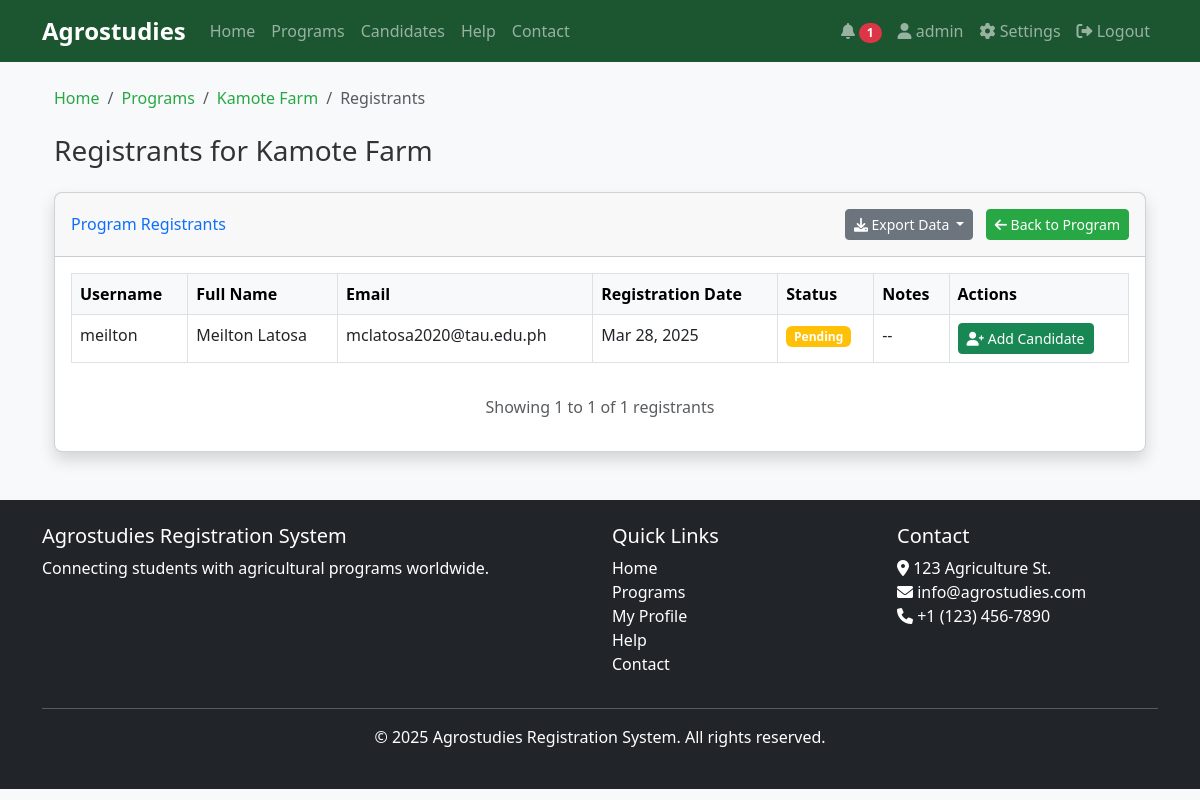
/programs/1/registrants/ (signed in), run on an earlier commit of the app's database.
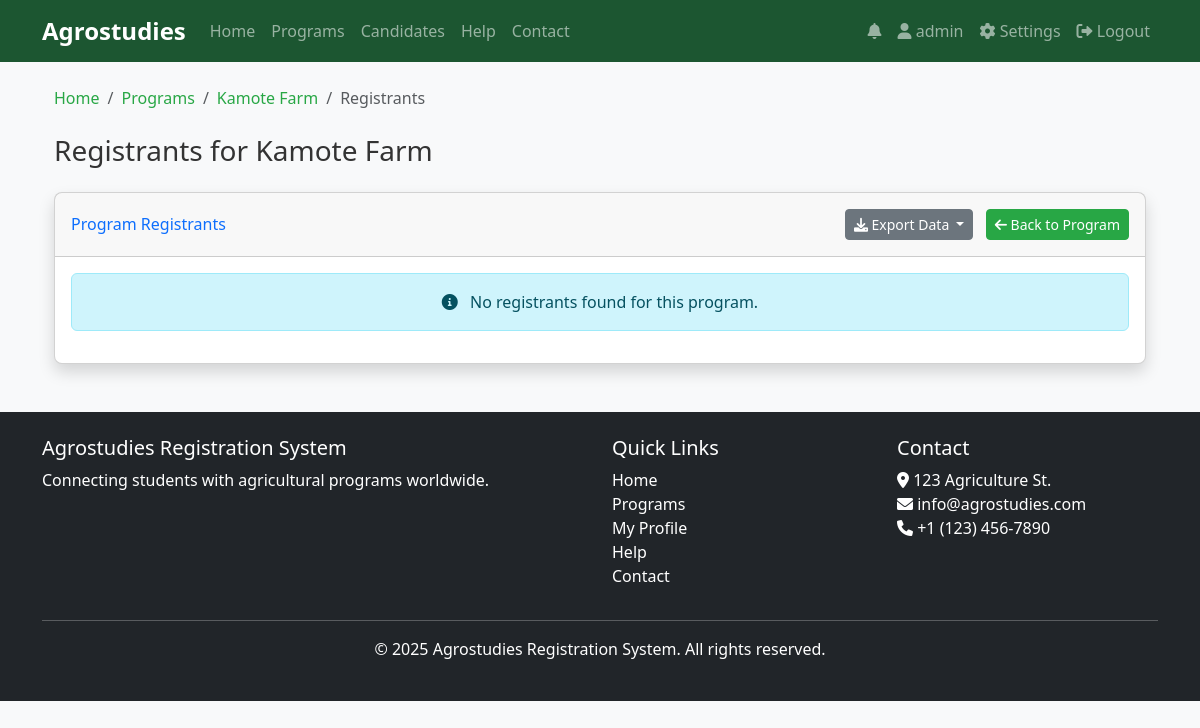
And on a later commit of the database.
### core/models.py (models this page shows, shortened)
class Registration(models.Model):
    PENDING = 'pending'
    APPROVED = 'approved'
    REJECTED = 'rejected'
    STATUS_CHOICES = [
        (PENDING, 'Pending'),
        (APPROVED, 'Approved'),
        (REJECTED, 'Rejected'),
    ]
    user = models.ForeignKey(User, on_delete=models.CASCADE)
    program = models.ForeignKey(AgricultureProgram, on_delete=models.CASCADE)
    registration_date = models.DateTimeField(auto_now_add=True)
    status = models.CharField(max_length=10, choices=STATUS_CHOICES, default=PENDING)
    notes = models.TextField(blank=True)
    processed = models.BooleanField(default=False)  # Flag to indicate if this registration has been processed into a candidate
    tor = models.FileField(upload_to='documents/tor/', blank=True, null=True, verbose_name="Transcript of Records (TOR)")
    nc2_tesda = models.FileField(upload_to='documents/tesda/', blank=True, null=True, verbose_name="NC2 from TESDA")
    diploma = models.FileField(upload_to='documents/diploma/', blank=True, null=True)
    good_moral = models.FileField(upload_to='documents/moral/', blank=True, null=True, verbose_name="Good Moral Character")
    nbi_clearance = models.FileField(upload_to='documents/nbi/', blank=True, null=True, verbose_name="NBI Clearance")
    class Meta:
        unique_together = ('user', 'program')

### core/views.py (the view, shortened to what this page needs)
# urls.py: path('programs/<int:program_id>/registrants/', views.program_registrants, name='program_registrants'),
@login_required
def program_registrants(request, program_id):
    if not request.user.is_staff:
        messages.error(request, 'You do not have permission to access this page.')
        return redirect('index')
    program = get_object_or_404(AgricultureProgram, id=program_id)
    registrations = Registration.objects.filter(program=program, processed=False).order_by('-registration_date')
    export_format = request.GET.get('export')
    paginator = Paginator(registrations, 20)  # Show 20 registrations per page
    page_number = request.GET.get('page')
    page_obj = paginator.get_page(page_number)
    return render(request, 'program_registrants.html', {
        'program': program,
        'page_obj': page_obj,
        'status_colors': {
            'pending': 'warning',
            'approved': 'success',
            'rejected': 'danger',
        }
    })

### core/context_processors.py (called while the page is built)
def notification_count(request):
    if request.user.is_authenticated:
        unread_count = Notification.objects.filter(user=request.user, read=False).count()
        return {
            'unread_notifications_count': unread_count
        }
    return {
        'unread_notifications_count': 0
    }

### core/templatetags/custom_filters.py (called while the page is built)
@register.filter(name='get_item')
def get_item(dictionary, key):
    return dictionary.get(key, '')

### templates/program_registrants.html (shortened to what the changed rows need)
{% extends 'base.html' %}
{% load custom_filters %}
{% block content %}
<div class="container-fluid">
    <h1 class="h3 mb-4">Registrants for {{ program.title }}</h1>
    <div class="card shadow mb-4">
        <div class="card-body">
            {% if page_obj %}
                <div class="table-responsive">
                    <table class="table table-bordered table-hover">
                        <thead class="table-light">
                            <tr>
                                <th>Username</th>
                                <th>Full Name</th>
                                <th>Email</th>
                                <th>Registration Date</th>
                                <th>Status</th>
                                <th>Notes</th>
                                <th>Actions</th>
                            </tr>
                        </thead>
                        <tbody>
                            {% for registration in page_obj %}
                                <tr>
                                    <td>{{ registration.user.username }}</td>
                                    <td>{{ registration.user.first_name }} {{ registration.user.last_name }}</td>
                                    <td>{{ registration.user.email }}</td>
                                    <td>{{ registration.registration_date|date:"M d, Y" }}</td>
                                    <td>
                                        <span class="badge bg-{{ status_colors|get_item:registration.status }}">
                                            {{ registration.get_status_display }}
                                        </span>
                                    </td>
                                    <td>{{ registration.notes|default:"--" }}</td>
                                    <td>
                                        <div class="btn-group" role="group">
                                            <a href="{% url 'add_candidate' %}?username={{ registration.user.username }}&registration_id={{ registration.id }}" class="btn btn-success btn-sm" title="Add as Candidate">
                                                <i class="fas fa-user-plus"></i> Add Candidate
                                            </a>
                                        </div>
                                    </td>
                                </tr>
                            {% endfor %}
                        </tbody>
                    </table>
                </div>
                <div class="mt-3 text-center">
                    <p class="text-muted">
                        Showing {{ page_obj.start_index }} to {{ page_obj.end_index }} of {{ page_obj.paginator.count }} registrants
                    </p>
                </div>
            {% else %}
                <div class="alert alert-info text-center">
                    <i class="fas fa-info-circle me-2"></i> No registrants found for this program.
                </div>
            {% endif %}
        </div>
    </div>
</div>
{% endblock %}

### templates/base.html (shortened to what the changed rows need)
<!DOCTYPE html>
<html lang="en">
<head>
    <link href="https://cdn.jsdelivr.net/npm/bootstrap@5.3.0/dist/css/bootstrap.min.css" rel="stylesheet">
    <link rel="stylesheet" href="https://cdnjs.cloudflare.com/ajax/libs/font-awesome/6.0.0/css/all.min.css">
    <link rel="stylesheet" href="/static/css/main.css">
    <link rel="stylesheet" href="/static/css/modal-animations.css">
</head>
<body>
    <nav class="navbar navbar-expand-lg navbar-dark bg-dark">
        <div class="container">
            <div class="collapse navbar-collapse" id="navbarNav">
                <ul class="navbar-nav ms-auto">
                    {% if user.is_authenticated %}
                        <li class="nav-item dropdown">
                            <a class="nav-link" href="#" id="notificationDropdown" role="button" data-bs-toggle="dropdown" aria-expanded="false">
                                <i class="fas fa-bell"></i>
                                {% if unread_notifications_count > 0 %}
                                    <span class="badge rounded-pill bg-danger">{{ unread_notifications_count }}</span>
                                {% endif %}
                            </a>
                        </li>
                    {% endif %}
                </ul>
            </div>
        </div>
    </nav>
    <main class="container my-4">
        {% block content %}{% endblock %}
    </main>
</body>
</html>

What changed in the data, as far as the page shows it:
no longer on this page (row edited): Registration: user.username "meilton", user.first_name "Meilton", user.last_name "Latosa", user.email "mclatosa2020@tau.edu.ph", registration_date "Mar 28, 2025", status "Pending", notes "--"
Also different on the page:
{{ unread_notifications_count }}: "1" → (not shown)
{{ page_obj.start_index }}: "1" → (not shown)
{{ page_obj.end_index }}: "1" → (not shown)
{{ page_obj.paginator.count }}: "1" → (not shown)
text no longer shown: "Username Full Name Email Registration Date Status Notes Actions Showing to of registrants"
text now shown: "No registrants found for this program."
